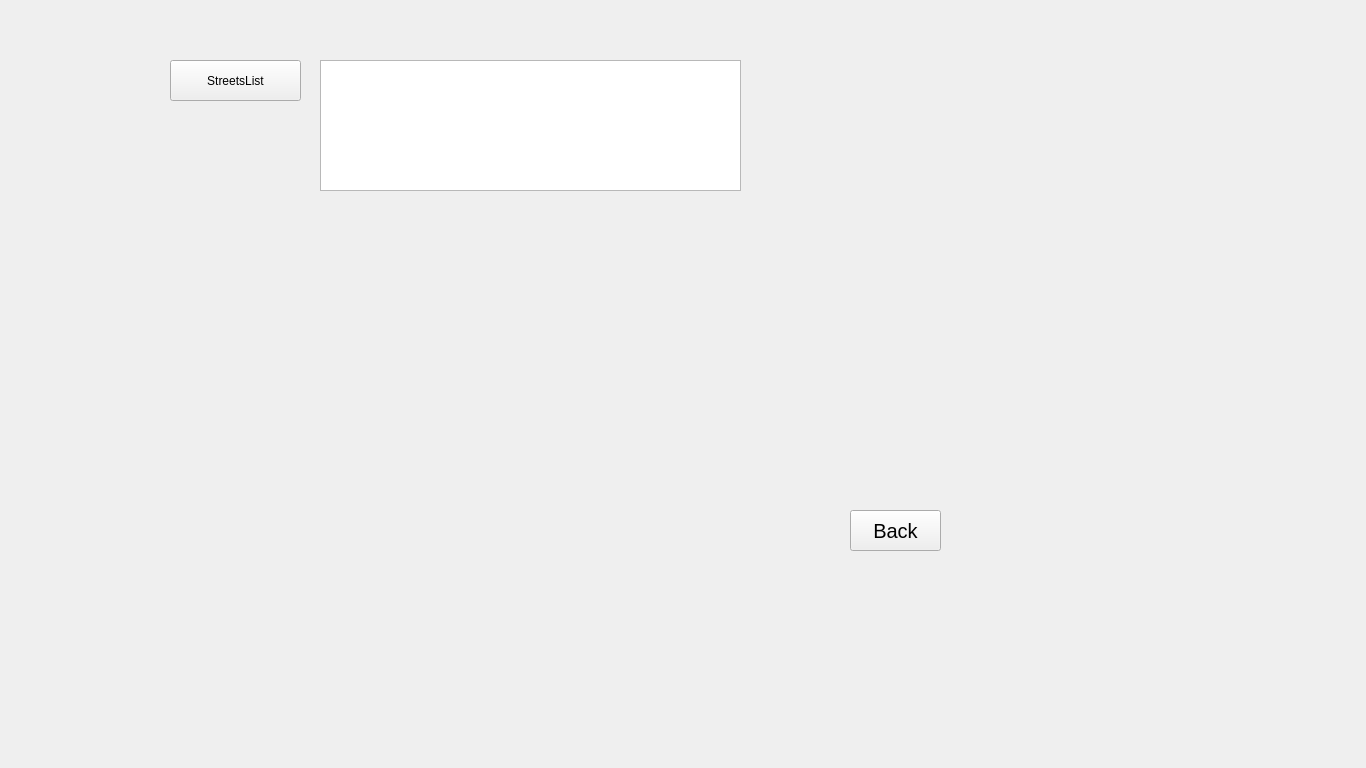
<?xml version="1.0" encoding="UTF-8"?>
<ui version="4.0">
 <class>DestinationInput</class>
 <widget class="QWidget" name="DestinationInput">
  <property name="geometry">
   <rect>
    <x>0</x>
    <y>0</y>
    <width>1366</width>
    <height>768</height>
   </rect>
  </property>
  <property name="windowTitle">
   <string>Form</string>
  </property>
  <widget class="QPushButton" name="pushButton">
   <property name="geometry">
    <rect>
     <x>170</x>
     <y>60</y>
     <width>131</width>
     <height>41</height>
    </rect>
   </property>
   <property name="text">
    <string>StreetsList</string>
   </property>
  </widget>
  <widget class="QListWidget" name="listWidget">
   <property name="geometry">
    <rect>
     <x>320</x>
     <y>60</y>
     <width>421</width>
     <height>131</height>
    </rect>
   </property>
  </widget>
  <widget class="QPushButton" name="btn_diback">
   <property name="geometry">
    <rect>
     <x>850</x>
     <y>510</y>
     <width>91</width>
     <height>41</height>
    </rect>
   </property>
   <property name="font">
    <font>
     <pointsize>15</pointsize>
    </font>
   </property>
   <property name="text">
    <string>Back</string>
   </property>
  </widget>
 </widget>
 <resources/>
 <connections/>
</ui>
